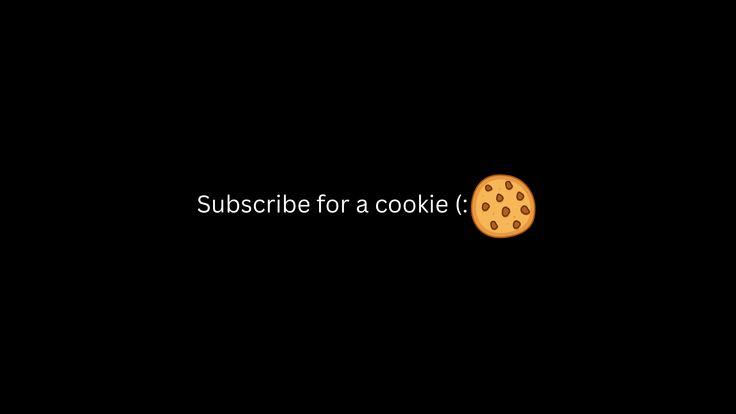
#> input picture 2/img/cookie.jpg, 736 x 414 px
$ python arithmetic_operations.py
#> lines starting #> are read from the running program, lines starting #| are printed output that depends on the picture
import cv2
import matplotlib.pyplot as plt

# Load grayscale images
image1 = cv2.imread("./img/cookie.jpg", cv2.IMREAD_GRAYSCALE)
#> image1: shape (414, 736); min 0, max 255, mean 2.8
image2 = cv2.imread("./img/hamster-bw.jpg", cv2.IMREAD_GRAYSCALE)
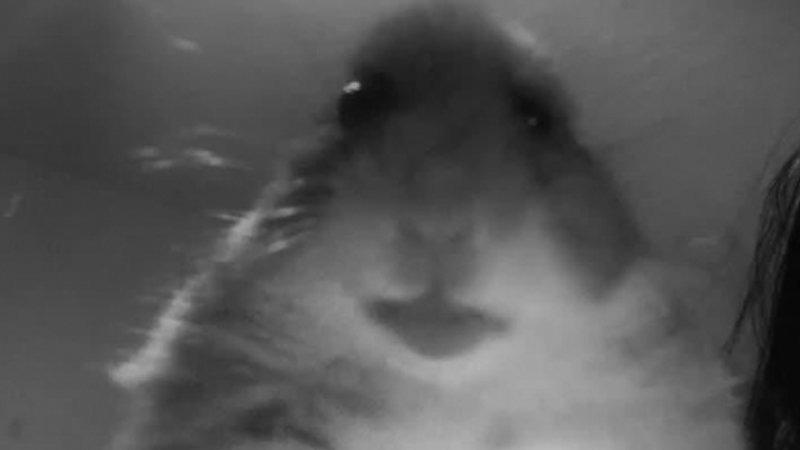
#> input picture 2/img/hamster-bw.jpg, 800 x 450 px
#> image2 is the input picture: shape (450, 800); min 4, max 183, mean 85.8

if image1 is None:
    raise FileNotFoundError("Could not load image1.jpg")

if image2 is None:
    raise FileNotFoundError("Could not load image2.jpg")

# Make image2 the same size as image1
image2 = cv2.resize(
    image2,
    (image1.shape[1], image1.shape[0])
)
#> image2: shape (414, 736)

# Arithmetic operations
added = cv2.add(image1, image2)

subtracted = cv2.subtract(image1, image2)

absolute_difference = cv2.absdiff(image1, image2)

blended = cv2.addWeighted(
    image1,
    0.5,
    image2,
    0.5,
    0
)
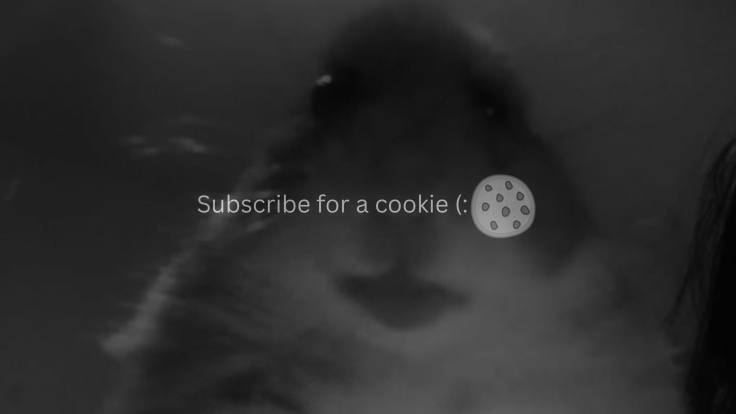
#> blended: shape (414, 736); min 2, max 207, mean 44.2

# Multiplication by a scalar
brighter = cv2.convertScaleAbs(
    image1,
    alpha=1.5,
    beta=0
)

# Addition of a brightness constant
brightness_increased = cv2.add(image1, 50)
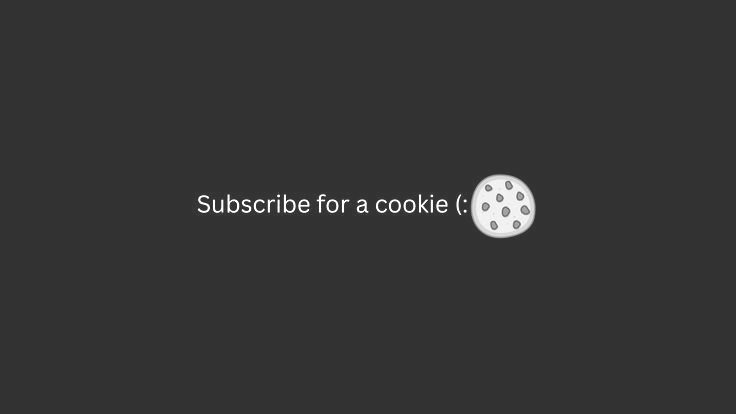
#> brightness_increased: shape (414, 736); min 50, max 255, mean 52.7

# Save results
cv2.imwrite("./img/arith_op/added.png", added)
cv2.imwrite("./img/arith_op/subtracted.png", subtracted)
cv2.imwrite("./img/arith_op/absolute_difference.png", absolute_difference)
cv2.imwrite("./img/arith_op/blended.png", blended)
cv2.imwrite("./img/arith_op/brighter.png", brighter)
cv2.imwrite("./img/arith_op/brightness_increased.png", brightness_increased)

# Display results
images = [
    image1,
    image2,
    added,
    subtracted,
    absolute_difference,
    blended,
    brighter,
    brightness_increased
]

titles = [
    "Image 1",
    "Image 2",
    "Addition",
    "Subtraction",
    "Absolute difference",
    "Weighted blend",
    "Image 1 × 1.5",
    "Image 1 + 50"
]

plt.figure(figsize=(16, 8))

for index, (current_image, title) in enumerate(zip(images, titles)):
    plt.subplot(2, 4, index + 1)
    plt.imshow(current_image, cmap="gray", vmin=0, vmax=255)
    plt.title(title)
    plt.axis("off")
#> this loop made 8 passes
#> title on passes 1 to 8: 'Image 1', 'Image 2', 'Addition', 'Subtraction', 'Absolute difference', 'Weighted blend', 'Image 1 × 1.5', 'Image 1 + 50'

plt.tight_layout()
plt.savefig(
    "arithmetic_operations_comparison.png",
    dpi=300,
    bbox_inches="tight"
)
plt.show()

difference = cv2.absdiff(image1, image2)

difference_display = cv2.normalize(
    difference,
    None,
    0,
    255,
    cv2.NORM_MINMAX
)
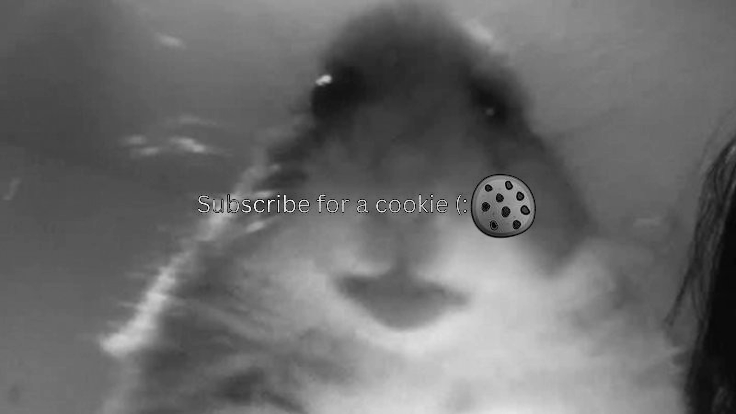
#> difference_display: shape (414, 736); min 0, max 255, mean 107

plt.imshow(difference_display, cmap="gray")
plt.title("Absolute difference")
plt.axis("off")
plt.show()
